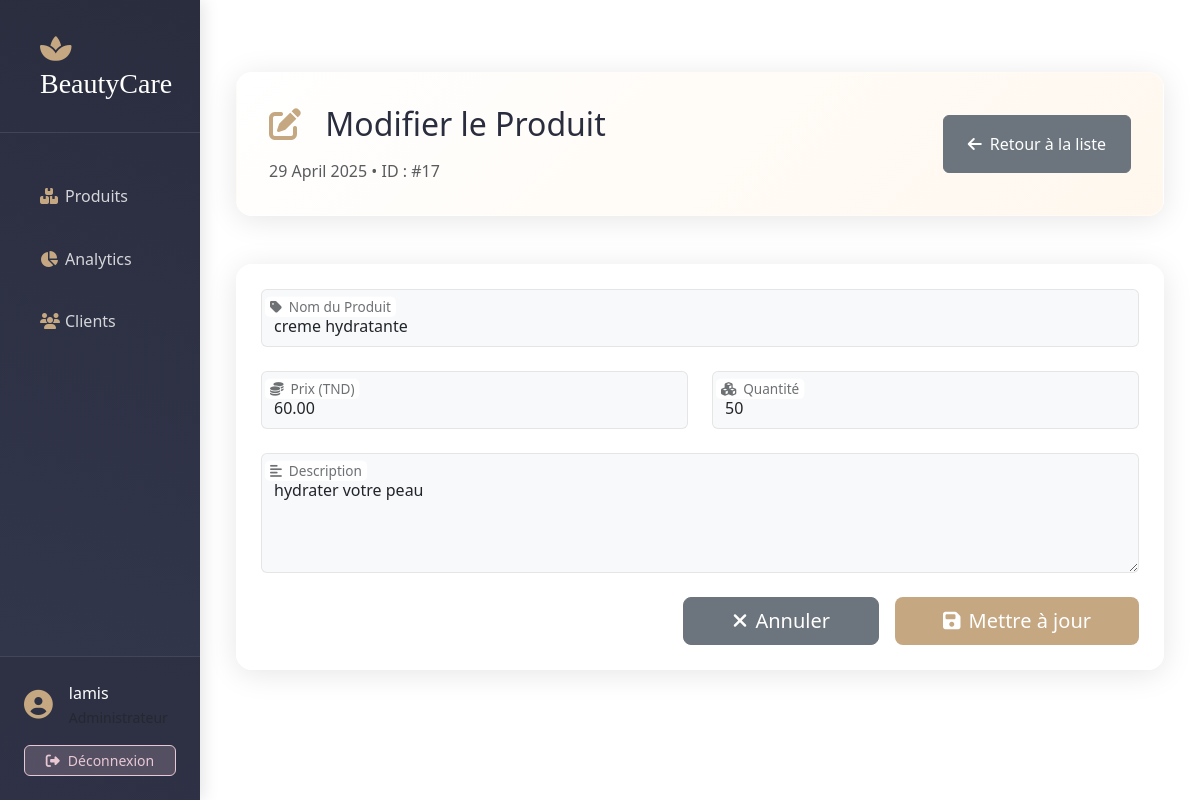
The app's page /produits/modifier/17/ (signed in) with its own data.
### produits/models.py (models this page shows, shortened)
class Produit(models.Model):
    nom = models.CharField(max_length=100)
    description = models.TextField()
    prix = models.DecimalField(max_digits=10, decimal_places=2)
    quantite = models.IntegerField()
    date_creation = models.DateTimeField(auto_now_add=True)
    image = models.ImageField(upload_to='produits/', null=True, blank=True)
    categorie = models.ForeignKey(Categorie, on_delete=models.CASCADE, default=1)

### produits/views.py (the view, shortened to what this page needs)
# urls.py: path('modifier/<int:pk>/', views.modifier_produit, name='modifier_produit'),
@login_required
def modifier_produit(request, pk):
    produit = get_object_or_404(Produit, pk=pk)
    return render(request, 'produits/modifier.html', {'produit': produit})

### produits/templates/produits/modifier.html (shortened to what this page needs)
{% extends 'base.html' %}
{% load static %}
{% block content %}
<div class="dashboard-container">
    <div class="container-fluid py-5">
        <div class="dashboard-header glass-card mb-5">
            <div class="d-flex justify-content-between align-items-center">
                <div>
                    <h1 class="h2 mb-3" style="color: var(--primary-color);">
                        <i class="fas fa-edit me-3" style="color: var(--secondary-color);"></i>
                        Modifier le Produit
                    </h1>
                    <p class="mb-0 text-muted">{% now "j F Y" %} • ID : #{{ produit.id }}</p>
                </div>
                <a href="{% url 'liste_produits' %}" class="btn btn-secondary px-4 py-3">
                    <i class="fas fa-arrow-left me-2"></i>Retour à la liste
                </a>
            </div>
        </div>
        <div class="glass-card p-4">
            <form method="POST">
                <div class="row g-4">
                    <div class="col-12 form-floating">
                        <input type="text" class="form-control bg-light" id="nom" name="nom"
                               value="{{ produit.nom }}" placeholder=" " required
                               style="border: 1px solid rgba(0,0,0,0.1);">
                        <label for="nom" class="ms-2">
                        </label>
                    </div>
                    <div class="col-md-6 form-floating">
                        <input type="number" class="form-control bg-light" id="prix" name="prix"
                               value="{{ produit.prix }}" step="0.01" placeholder=" " required
                               style="border: 1px solid rgba(0,0,0,0.1);">
                        <label for="prix" class="ms-2">
                        </label>
                    </div>
                    <div class="col-md-6 form-floating">
                        <input type="number" class="form-control bg-light" id="quantite" name="quantite"
                               value="{{ produit.quantite }}" placeholder=" " required
                               style="border: 1px solid rgba(0,0,0,0.1);">
                        <label for="quantite" class="ms-2">
                        </label>
                    </div>
                    <div class="col-12 form-floating">
                        <textarea class="form-control bg-light" id="description" name="description"
                                  style="height: 120px; border: 1px solid rgba(0,0,0,0.1);"
                                  placeholder=" " required>{{ produit.description }}</textarea>
                        <label for="description" class="ms-2">
                        </label>
                    </div>
                    <div class="col-12 d-flex justify-content-end gap-3 mt-4">
                        <a href="{% url 'liste_produits' %}" class="btn btn-lg btn-secondary px-5">
                            <i class="fas fa-times me-2"></i>Annuler
                        </a>
                        <button type="submit" class="btn btn-lg btn-primary px-5"
                                style="background: var(--secondary-color); border: none;">
                            <i class="fas fa-save me-2"></i>Mettre à jour
                        </button>
                    </div>
                </div>
            </form>
        </div>
    </div>
</div>
{% endblock %}

### produits/templates/base.html (shortened to what this page needs)
<!DOCTYPE html>
<html lang="fr">
<head>
    <link href="https://cdn.jsdelivr.net/npm/bootstrap@5.3.0/dist/css/bootstrap.min.css" rel="stylesheet">
    <link rel="stylesheet" href="https://cdnjs.cloudflare.com/ajax/libs/font-awesome/6.4.0/css/all.min.css">
</head>
<body>
    <div class="container-fluid">
        <div class="row">
            <div class="col-md-3 col-lg-2 sidebar p-0">
                <div class="brand-section">
                    <h3 class="mb-0 px-3 py-2">
                        <i class="fas fa-spa me-2" style="color: var(--secondary-color);"></i>
                        <span style="font-family: 'Playfair Display', serif;">BeautyCare</span>
                    </h3>
                </div>
                <nav class="nav flex-column px-3">
                    <a class="nav-link {% if request.path == '/liste_produits/' %}active{% endif %}" href="{% url 'liste_produits' %}">
                        <i class="fas fa-boxes"></i>Produits
                    </a>
                    <a class="nav-link {% if request.path == '/accueil/' %}active{% endif %}" href="{% url 'accueil' %}">
                        <i class="fas fa-chart-pie"></i>Analytics
                    </a>
                    <a class="nav-link" href="#">
                        <i class="fas fa-users"></i>Clients
                    </a>
                </nav>
                <div class="user-panel">
                    <div class="user-info">
                        <i class="fas fa-user-circle user-icon"></i>
                        <div>
                            <div class="text-small">{{ request.user.username }}</div>
                            <small class="text-muted">Administrateur</small>
                        </div>
                    </div>
                    <a href="{% url 'logout' %}" class="btn btn-sm logout-btn">
                        <i class="fas fa-sign-out-alt me-2"></i>Déconnexion
                    </a>
                </div>
            </div>
            <div class="col-md-9 col-lg-10 main-content p-4">
                {% block content %}{% endblock %}
            </div>
        </div>
    </div>
</body>
</html>

### produits/templates/base.html (style rules this page uses)
:root { --primary-color: #2A2D3E; --secondary-color: #C5A782; --accent-color: #E8C8D5; }
.sidebar { height: 100vh; background: linear-gradient(195deg, var(--primary-color) 0%, #34384E 100%); color: white; box-shadow: 4px 0 15px rgba(0, 0, 0, 0.1); position: relative; }
.brand-section { padding: 1.5rem; border-bottom: 1px solid rgba(255, 255, 255, 0.1); margin-bottom: 2rem; }
.nav-link { color: rgba(255, 255, 255, 0.8) !important; padding: 0.8rem 1.5rem !important; margin: 0.4rem 0; border-radius: 8px; transition: all 0.3s cubic-bezier(0.4, 0, 0.2, 1); position: relative; }
.nav-link i { width: 25px; color: var(--secondary-color); transition: color 0.3s ease; }
.user-panel { position: absolute; bottom: 0; width: 100%; padding: 1.5rem; background: rgba(0, 0, 0, 0.1); border-top: 1px solid rgba(255, 255, 255, 0.1); }
.user-info { display: flex; align-items: center; margin-bottom: 1rem; }
.user-icon { font-size: 1.8rem; color: var(--secondary-color); margin-right: 1rem; }
.logout-btn { width: 100%; background: rgba(232, 200, 213, 0.2); border: 1px solid var(--accent-color); color: var(--accent-color); transition: all 0.3s ease; border-radius: 6px; }

### produits/templates/produits/modifier.html (style rules this page uses)
.glass-card { background: rgba(255, 255, 255, 0.9); backdrop-filter: blur(10px); border-radius: 16px; box-shadow: 0 4px 30px rgba(0, 0, 0, 0.1); border: 1px solid rgba(255, 255, 255, 0.3); }
.dashboard-header { padding: 2rem; margin-bottom: 2rem; background: linear-gradient(135deg, rgba(255,255,255,0.95) 0%, rgba(255,247,237,0.95) 100%); border-radius: 16px; }

### records on screen
Produit: id "17", nom "creme hydratante", prix "60.00", quantite "50", description "hydrater votre peau"

### other values on screen
{{ request.user.username }} "lamis"
